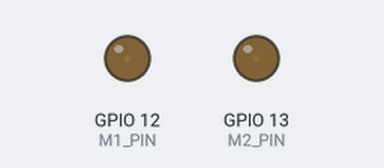
Simulated run of this program. Board: Raspberry Pi (BCM pin numbers). Shown: output pins drawn as LEDs (lit = HIGH). What the program prints to the terminal is not drawn. At 10.2 s the program stops and its outputs stay as they are.

Above: at 0.05 s.
At 1.3 s:
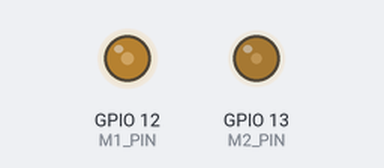
At 2.55 s:
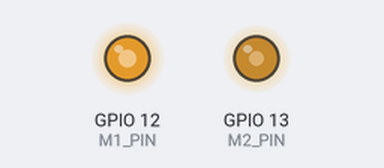
At 5.05 s:
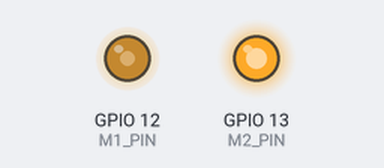
Timing chart, 0 to 6.6 s (numbered marks = the images above):
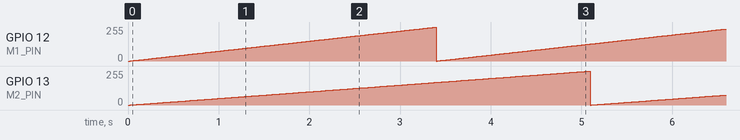

Measured:
- by itself, GPIO 12 (M1_PIN): ramps from 0/255 to 254/255 and jumps back, once every 3.4 s
- by itself, GPIO 13 (M2_PIN): ramps from 0/255 to 254/255 and jumps back, once every 5.1 s

The program:

RPi-PWM.py
```python
import pigpio
from time import sleep

M1_PIN = 12
M2_PIN = 13

count = 0
m1_rate = 333
m2_rate = 500
PWM_RANGE = 1024

print("[*] Activating PWM...")

pigpio.exceptions = True
PWM = pigpio.pi()
PWM_FREQ = 20000 # frequency of PWM

if not PWM.connected:
	print("[!] Failed to activate PWM...")
	exit()

print("[+] Successfully activated PWM.")

PWM.set_PWM_frequency(M1_PIN, PWM_FREQ)
PWM.set_PWM_frequency(M2_PIN, PWM_FREQ)
PWM.set_PWM_range(M1_PIN, PWM_RANGE)
PWM.set_PWM_range(M2_PIN, PWM_RANGE)

print("[*] Running for 10 seconds...")

while count < 1000:
	sleep(.01)
	PWM.set_PWM_dutycycle(M1_PIN, int((count%m1_rate)/m1_rate*PWM_RANGE))
	PWM.set_PWM_dutycycle(M2_PIN, int((count%m2_rate)/m2_rate*PWM_RANGE))
	count+=1

print("[*] Deactivating PWM.")

PWM.set_PWM_dutycycle(M1_PIN, 0)
PWM.set_PWM_dutycycle(M2_PIN, 0)
PWM.stop()

print("[+] Done!")

exit()
```
